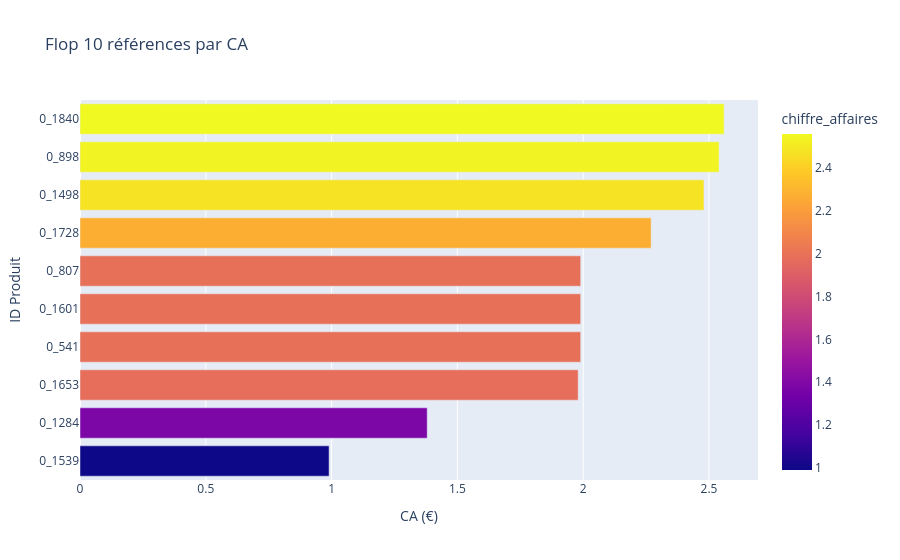

Here is the notebook cell this chart was saved with:
### Markdown cell above
Les dix premières références représentent 5,17 % du chiffre d'affaires total. Six appartiennent à la catégorie 2. Le classement porte sur le CA et ne mesure pas la rentabilité, faute de coûts et de marges.

### Code cell
#Flop 10 des produits les moins vendus
flop10 = df_sales.groupby("id_prod")["chiffre_affaires"].sum().sort_values().head(10).reset_index()

fig = px.bar(
    flop10,
    x="chiffre_affaires",
    y="id_prod",
    orientation="h",
    title="Flop 10 références par CA",
    color="chiffre_affaires"
)

fig.update_traces(hovertemplate="Produit: %{y}<br>CA: %{x} €")
fig.update_layout(xaxis_title="CA (€)", yaxis_title="ID Produit")
fig.show()

### Figure 1 — Plotly figure (JSON) as saved in the notebook; plotly's stock layout.template omitted (floating-point values rounded to 4 significant figures)
{"data": [{"hovertemplate": "Produit: %{y}<br>CA: %{x} €", "legendgroup": "", "marker": {"color": [0.99, 1.38, 1.98, 1.99, 1.99, 1.99, 2.27, 2.48, 2.54, 2.56], "coloraxis": "coloraxis", "pattern": {"shape": ""}}, "name": "", "orientation": "h", "showlegend": false, "textposition": "auto", "type": "bar", "x": [0.99, 1.38, 1.98, 1.99, 1.99, 1.99, 2.27, 2.48, 2.54, 2.56], "xaxis": "x", "y": ["0_1539", "0_1284", "0_1653", "0_541", "0_1601", "0_807", "0_1728", "0_1498", "0_898", "0_1840"], "yaxis": "y"}], "layout": {"barmode": "relative", "coloraxis": {"colorbar": {"title": {"text": "chiffre_affaires"}}, "colorscale": [[0.0, "#0d0887"], [0.1111, "#46039f"], [0.2222, "#7201a8"], [0.3333, "#9c179e"], [0.4444, "#bd3786"], [0.5556, "#d8576b"], [0.6667, "#ed7953"], [0.7778, "#fb9f3a"], [0.8889, "#fdca26"], [1.0, "#f0f921"]]}, "legend": {"tracegroupgap": 0}, "title": {"text": "Flop 10 références par CA"}, "xaxis": {"anchor": "y", "domain": [0.0, 1.0], "title": {"text": "CA (€)"}}, "yaxis": {"anchor": "x", "domain": [0.0, 1.0], "title": {"text": "ID Produit"}}}}
